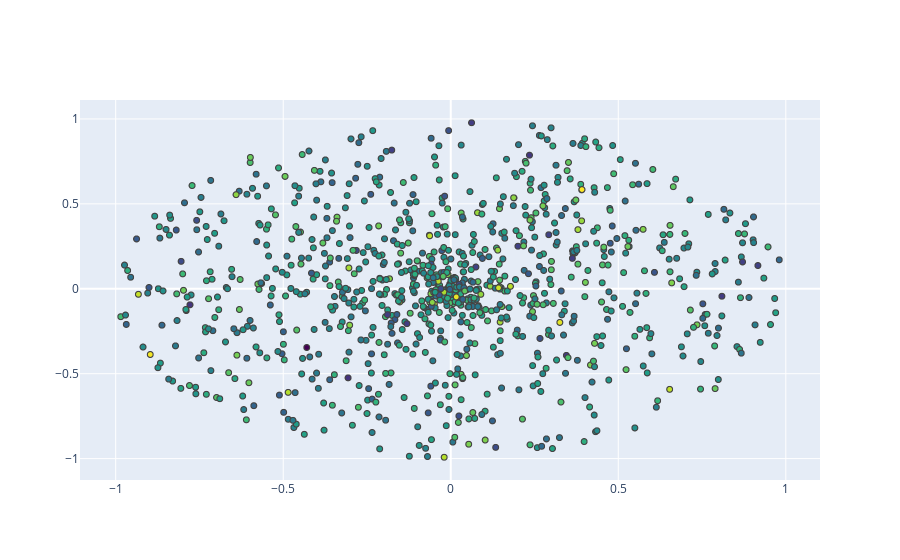

The notebook cell saved with this chart:
### Code cell
iplot(fig)

### Figure 1 — Plotly figure (JSON) as saved in the notebook; plotly's stock layout.template omitted (floating-point values rounded to 4 significant figures; data arrays with more than 128 entries replaced by an {"elided": "..."} marker saying what was removed)
{"data": [{"marker": {"color": {"elided": "1000 float values"}, "colorscale": [[0, "#440154"], [0.1111, "#482878"], [0.2222, "#3e4989"], [0.3333, "#31688e"], [0.4444, "#26828e"], [0.5556, "#1f9e89"], [0.6667, "#35b779"], [0.7778, "#6ece58"], [0.8889, "#b5de2b"], [1, "#fde725"]], "line": {"width": 1}}, "mode": "markers", "type": "scattergl", "x": {"elided": "1000 float values"}, "y": {"elided": "1000 float values"}}], "layout": {}}
